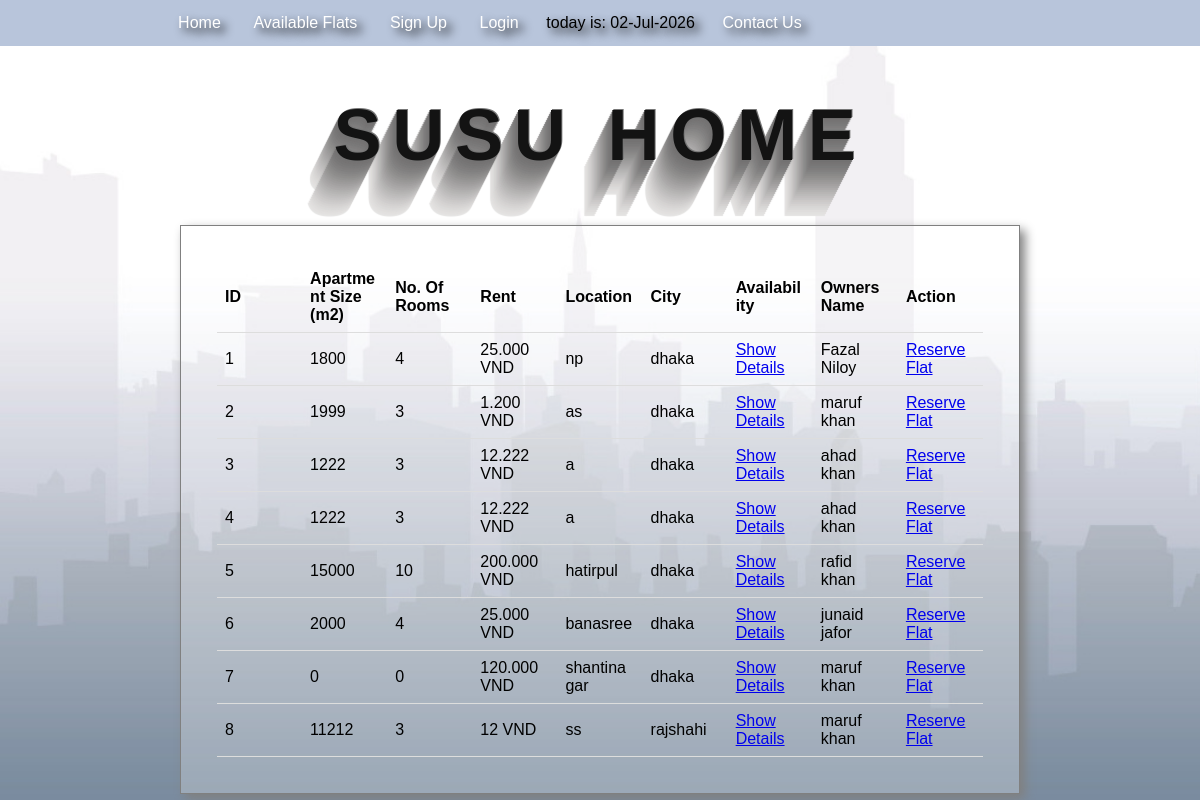
/available_flats.php, run on an earlier commit of the app's database.
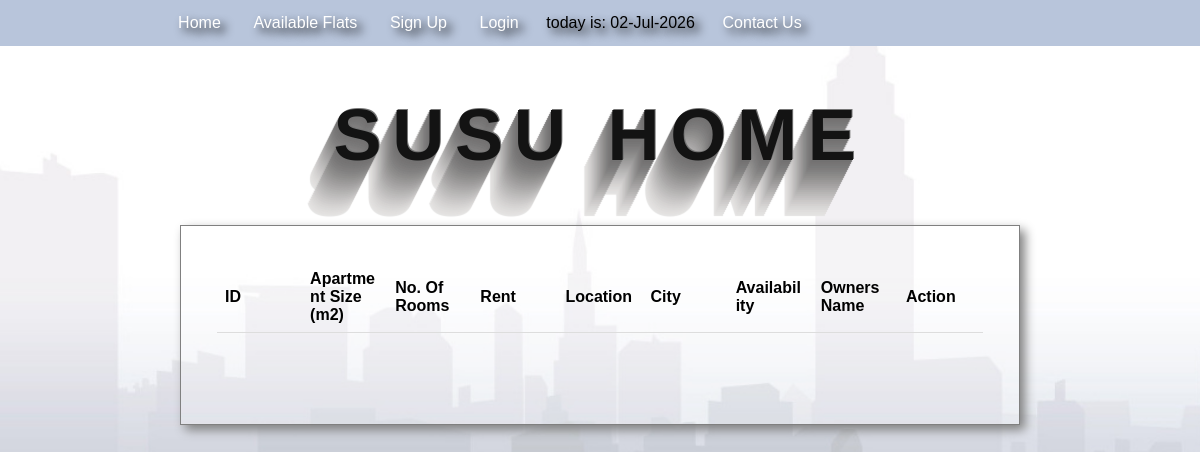
And on a later commit of the database.
### tables this page shows
CREATE TABLE `available_flats` (
  `flat_id` int(100) NOT NULL,
  `owner_id` int(100) NOT NULL,
  `owner_username` varchar(100) NOT NULL,
  `flat_city` varchar(100) NOT NULL,
  `flat_location` varchar(100) NOT NULL,
  `flat_rent` int(100) NOT NULL,
  `available` tinyint(1) NOT NULL DEFAULT 1
);

CREATE TABLE `flat_details` (
  `flat_id` int(100) NOT NULL,
  `flat_city` varchar(100) NOT NULL,
  `flat_location` varchar(100) NOT NULL,
  `flat_size` int(100) NOT NULL,
  `num_of_rooms` int(100) NOT NULL,
  `additional_info` text NOT NULL,
  `image` text NOT NULL
);

CREATE TABLE `members` (
  `member_id` int(100) NOT NULL,
  `username` varchar(100) NOT NULL,
  `first_name` varchar(100) NOT NULL,
  `last_name` varchar(100) NOT NULL,
  `password` varchar(100) NOT NULL,
  `contact_no` varchar(100) NOT NULL,
  `city` varchar(100) NOT NULL,
  `location` varchar(100) NOT NULL,
  `gender` varchar(100) NOT NULL,
  `join_date` date NOT NULL
);

### available_flats.php (the view, shortened to what this page needs)
<?php
	 	include_once "includes/header.php";
	 	include_once "connection.php";
?>
<?php
	$apartments = mysqli_query($con,"SELECT m.first_name, m.last_name, f.flat_id, f.flat_city, f.flat_location, f.flat_rent, f.available,
		d.flat_size,d.num_of_rooms, d.additional_info
		FROM available_flats f
		join members m on m.member_id =f.owner_id
		join flat_details d on d.flat_id=f.flat_id
		WHERE f.available = 1");
?>
	<div class="responsive-table">
	<table style="border-collapse: collapse;width: 100%">
		<thead>
		<tr>
			<th>ID</th>
			<th>Apartment Size (m2)</th>
			<th>No. Of Rooms</th>
			<th>Rent</th>
			<th>Location</th>
			<th>City</th>
			<th>Availability</th>
			<th>Owners Name</th>
			<th>Action</th>
		</tr>
		</thead>
		<tbody>
		<?php
			foreach($apartments as $apartment){
		?>
			<tr>
				<td data-label="ID"><?php echo $apartment['flat_id'] ?></td>
				<td data-label="Apartment Size (m2)"><?php echo $apartment['flat_size'] ?></td>
				<td data-label="No. Of Rooms"><?php echo $apartment['num_of_rooms'] ?></td>
				<td data-label="Rent"><?php echo number_format($apartment['flat_rent'], 0, ',', '.'); ?> VND</td>
				<td data-label="Location"><?php echo $apartment['flat_location'] ?></td>
				<td data-label="City"><?php echo $apartment['flat_city'] ?></td>
				<td data-label="Availability"><?php if($apartment['available']==1){?> <a href="flat_details.php?id=<?php echo $apartment['flat_id'];?>">Show Details</a><?php } else{echo "NOT AVAILABLE"; } ?></td>
				<td data-label="Owner"><?php echo $apartment['first_name'].' '.$apartment['last_name'] ?></td>
				<td data-label="Action"><a href="reserve_flat.php?id=<?php echo $apartment['flat_id'];?>">Reserve Flat</a></td>
			</tr><?php
		}
		?>
		</tbody>
	</table>
	</div>
</html>

### includes/header.php (shortened to what this page needs)
<!DOCTYPE html>
	<html>
	<head>
		<link rel="stylesheet" type="text/css" href="css/style.css">
	</head>
	<body>
		<header>
			<nav>
				<ul>
					<li><a href="index.php">Home</a></li>
 					<li><a href="available_flats.php">Available Flats</a></li>
					<?php
						if(isset($_SESSION['username']))
							{ ?>
						    	<li><a href="post_ad.php"><span class="glyphicon glyphicon-user"></span>Post AD!</a></li>
					    <li><a href="my_reservations.php">My Reservations</a></li>
							     <li><a href="userprofile.php">
							      <?php
							      echo $_SESSION['username'];
							      ?>
						      <?php  ?> </a></li></a></li>
							      <li><a href="logout.php">Logout</a></li>
							      <?php }
						      else{ ?>
							      <li><a href="register_page.php"><span class="glyphicon glyphicon-user"></span> Sign Up</a></li>
							      <li><a href="login.php"><span class="glyphicon glyphicon-log-in"></span> Login</a></li>
						       <?php } ?>
					<li>
						<?php
							echo "today is: ".date("d-M-Y");
						?>
					</li>
					<li><a href="contact_us.php">Contact Us</a></li>
				</ul>
			</nav>
		</header>
			<h1 class='elegantshadow'>Susu Home</h1>
	 <div id="main-content" class="clearfix">

### css/style.css (style rules this page uses)
body { background-image: url("../images/register-background-001.jpg"); background-attachment: fixed; background-size: cover; font-family: arial; margin:0 auto; }
nav { position: center; overflow: auto; background-color: #b8c5db; width: 100%; text-shadow:5px 5px 10px black; padding:5px; }
nav ul { width: 80%; margin: 0 auto; }
nav ul li { display: inline-block; padding: 1%; }
nav ul li a { color: white; font-size: 1em; text-decoration:none; padding:5px; }
#main-content { width: 70%; margin: 0 auto; border: 1px solid #808080; min-height: 200px; background: rgba(255,255,255,0.25); padding: 3%; box-shadow:5px 5px 10px grey; }
.clearfix:after { visibility: hidden; display: block; font-size: 0; content: " "; clear: both; height: 0; }
.clearfix { display: inline-block; }
.clearfix { display: block; }
h1 { font-family: "Avant Garde", Avantgarde, "Century Gothic", CenturyGothic, "AppleGothic", sans-serif; font-size: 72px; text-align: center; text-transform: uppercase; text-rendering: optimizeLegibility; }
h1.elegantshadow { color: #131313; letter-spacing: .15em; text-shadow: 1px -1px 0 #767676, -1px 2px 1px #737272, -2px 4px 1px #767474, -3px 6px 1px #787777, -4px 8px 1px #7b7a7a, -5px 10px 1px #7f7d7d, -6px 12px 1px #828181, -7px 14px 1px #868585, -8px 16px 1px #8b8a89, -9px 18px 1px #8f8e8d, -10px 20px 1px #949392, -11px 22px 1px #999897, -12px 24px 1px #9e9c9c, -13px 26px 1px #a3a1a1, -14px 28px 1px #a8a6a6, -15px 30px 1px #adabab, -16px 32px 1px #b2b1b0, -17px 34px 1px #b7b6b5, -18px 36px 1px #bcbbba, -19px 38px 1px #c1bfbf, -20px 40px 1px #c6c4c4, -21px 42px 1px #cbc9c8, -22px 44px 1px #cfcdcd, -23px 46px 1px #d4d2d1, -24px 48px 1px #d8d6d5, -25px 50px 1px #dbdad9, -26px 52px 1px #dfdddc, -27px 54px 1px #e2e0df, -28px 56px 1px #e4e3e2; }
table { border-collapse: collapse; width: 100%; }
th, td { padding: 8px; text-align: left; border-bottom: 1px solid #ddd; }
.responsive-table { width: 100%; overflow-x: auto; -webkit-overflow-scrolling: touch; -ms-overflow-style: -ms-autohiding-scrollbar; }
.responsive-table table { width: 100%; max-width: 100%; border-collapse: collapse; table-layout: fixed; }
.responsive-table th, .responsive-table td { white-space: normal; word-break: break-word; overflow-wrap: anywhere; hyphens: auto; }

### slideshow.php (style rules this page uses)
* { box-sizing:border-box }
body { font-family: Verdana,sans-serif;margin:0 }

What changed in the data, as far as the page shows it:
removed available_flats: flat_id "1", flat_details.flat_size "1800", flat_details.num_of_rooms "4", flat_rent "25.000", flat_location "np", flat_city "dhaka", owner.first_name "Fazal", owner.last_name "Niloy"
removed available_flats: flat_id "2", flat_details.flat_size "1999", flat_details.num_of_rooms "3", flat_rent "1.200", flat_location "as", flat_city "dhaka", owner.first_name "maruf", owner.last_name "khan"
removed available_flats: flat_id "3", flat_details.flat_size "1222", flat_details.num_of_rooms "3", flat_rent "12.222", flat_location "a", flat_city "dhaka", owner.first_name "ahad", owner.last_name "khan"
removed available_flats: flat_id "4", flat_details.flat_size "1222", flat_details.num_of_rooms "3", flat_rent "12.222", flat_location "a", flat_city "dhaka", owner.first_name "ahad", owner.last_name "khan"
removed available_flats: flat_id "5", flat_details.flat_size "15000", flat_details.num_of_rooms "10", flat_rent "200.000", flat_location "hatirpul", flat_city "dhaka", owner.first_name "rafid", owner.last_name "khan"
removed available_flats: flat_id "6", flat_details.flat_size "2000", flat_details.num_of_rooms "4", flat_rent "25.000", flat_location "banasree", flat_city "dhaka", owner.first_name "junaid", owner.last_name "jafor"
removed available_flats: flat_id "7", flat_details.flat_size "0", flat_details.num_of_rooms "0", flat_rent "120.000", flat_location "shantinagar", flat_city "dhaka", owner.first_name "maruf", owner.last_name "khan"
removed available_flats: flat_id "8", flat_details.flat_size "11212", flat_details.num_of_rooms "3", flat_rent "12", flat_location "ss", flat_city "rajshahi", owner.first_name "maruf", owner.last_name "khan"
